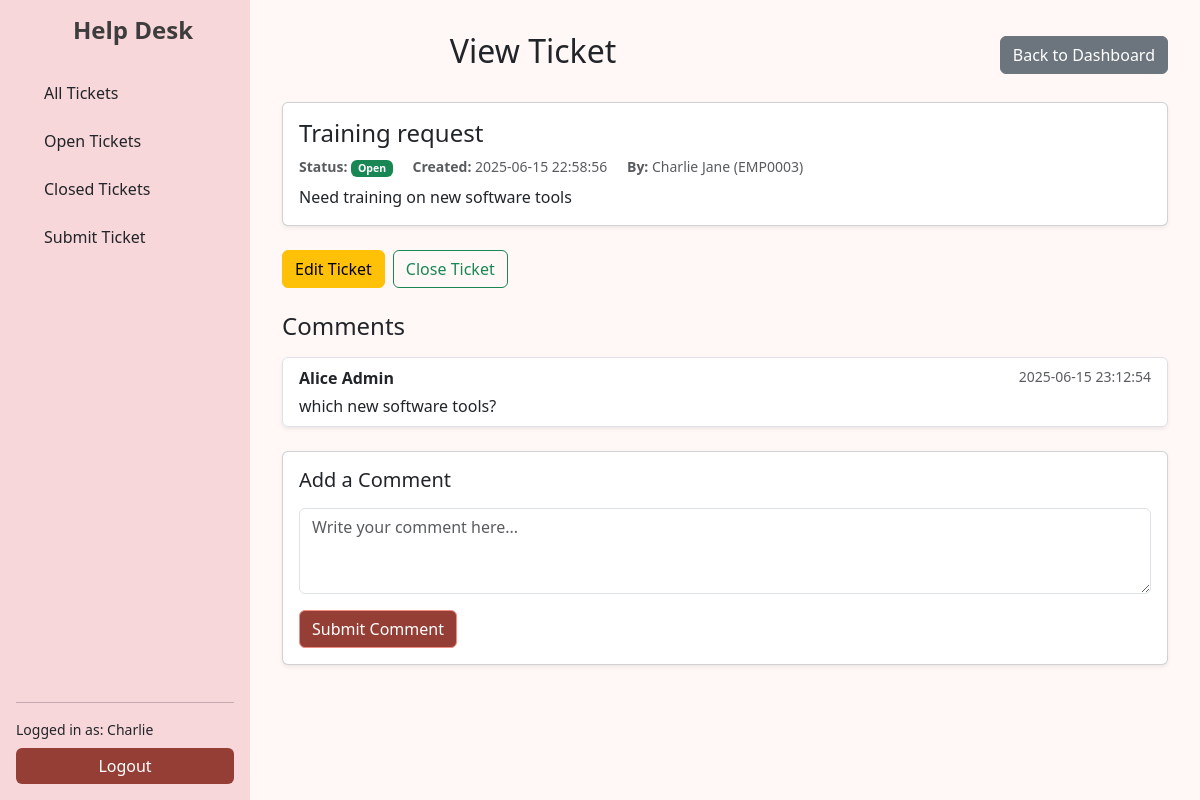
/ticket/19 (signed in), run on an earlier commit of the app's database.
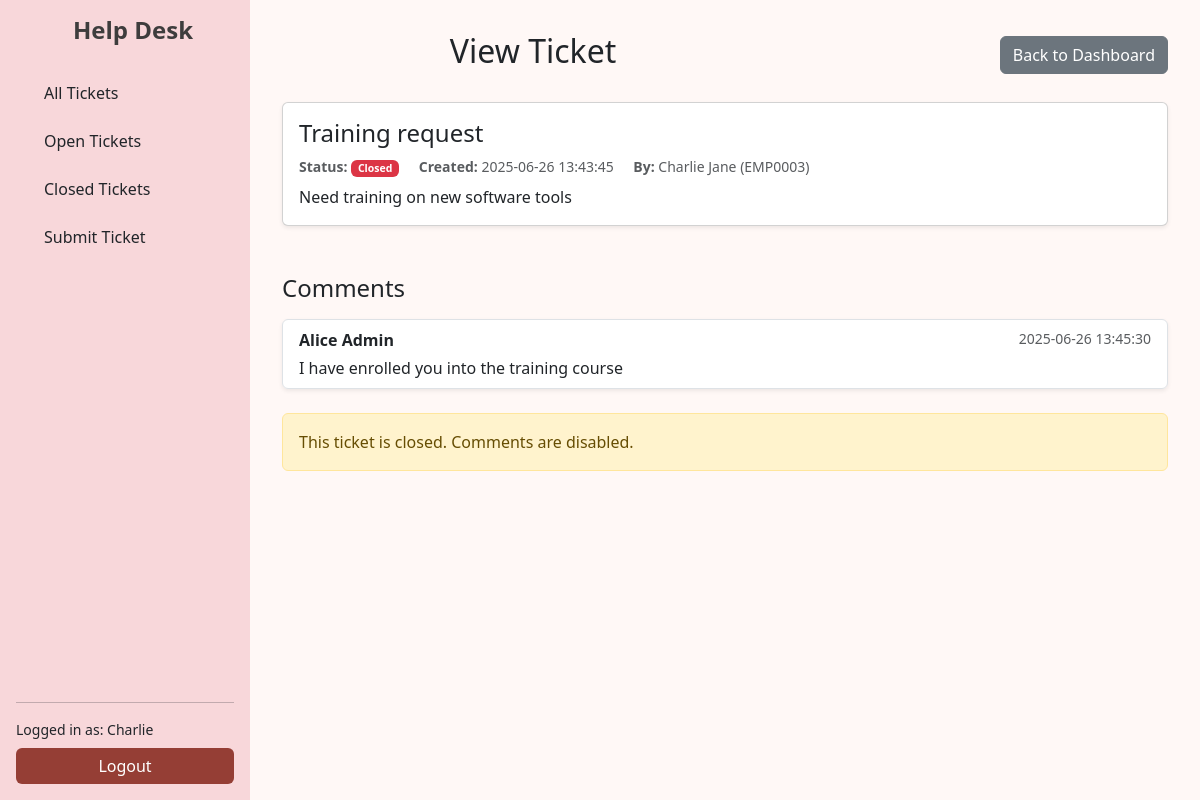
And on a later commit of the database.
### tables this page shows
CREATE TABLE tickets (
    id INTEGER PRIMARY KEY AUTOINCREMENT,
    title TEXT NOT NULL,
    description TEXT NOT NULL,
    status TEXT DEFAULT 'Open',
    user_id INTEGER,
    created_at TIMESTAMP DEFAULT CURRENT_TIMESTAMP,
    updated_at TIMESTAMP DEFAULT CURRENT_TIMESTAMP,
    FOREIGN KEY (user_id) REFERENCES users(id) ON DELETE CASCADE
);

CREATE TABLE comments (
    id INTEGER PRIMARY KEY AUTOINCREMENT,
    ticket_id INTEGER NOT NULL,
    user_id INTEGER NOT NULL,
    content TEXT NOT NULL,
    created_at TIMESTAMP DEFAULT CURRENT_TIMESTAMP,
    FOREIGN KEY (ticket_id) REFERENCES tickets(id) ON DELETE CASCADE,
    FOREIGN KEY (user_id) REFERENCES users(id) ON DELETE CASCADE
);

### app.py (the view)
@app.route('/ticket/<int:ticket_id>')
def view_ticket(ticket_id):
    if 'user_id' not in session:
        return redirect(url_for('login'))
    db = get_db()
    ticket = db.execute('''
        SELECT t.*,
            u.employee_id,
            u.first_name || ' ' || u.last_name AS creator_name
        FROM tickets t
        JOIN users u ON t.user_id = u.id
        WHERE t.id = ?
    ''', (ticket_id,)).fetchone()
    comments = db.execute('''
        SELECT c.content, c.created_at, u.first_name || ' ' || u.last_name AS author
        FROM comments c
        JOIN users u ON c.user_id = u.id
        WHERE c.ticket_id = ?
        ORDER BY c.created_at
    ''', (ticket_id,)).fetchall()
    return render_template('view_ticket.html', ticket=ticket, comments=comments)

### app.py (called while the page is built)
def connect_db():
    rv = sqlite3.connect(app.config['DATABASE'])
    rv.row_factory = sqlite3.Row
    return rv

def get_db():
    if 'sqlite_db' not in g:
        g.sqlite_db = connect_db()
    return g.sqlite_db

### templates/view_ticket.html (shortened to what this page needs)
{% extends 'base_dashboard.html' %}
{% block content %}
<div class="d-flex align-items-center mb-4">
  <h2 class="me-auto">View Ticket</h2>
  <a href="{{ url_for('dashboard') }}" class="btn btn-secondary">Back to Dashboard</a>
</div>
<div class="card shadow-sm mb-4">
  <div class="card-body">
    <h4 class="mb-2">{{ ticket['title'] }}</h4>
    <div class="mb-2 text-muted small">
      <span class="me-3"><strong>Status:</strong>
        <span class="badge {{ 'bg-danger' if ticket['status'] == 'Closed' else 'bg-success' }}">
          {{ ticket['status'] }}
        </span>
      </span>
      <span class="me-3"><strong>Created:</strong> {{ ticket['created_at'] }}</span>
      <span><strong>By:</strong> {{ ticket['creator_name'] }} ({{ ticket['employee_id'] }})</span>
    </div>
    <p class="mb-0">{{ ticket['description'] }}</p>
  </div>
</div>
<div class="d-flex flex-wrap gap-2 mb-4">
  {% if session['user_id'] == ticket['user_id'] or session['role'] == 'admin' %}
    {% if ticket['status'] != 'Closed' %}
      <a href="{{ url_for('edit_ticket', ticket_id=ticket['id']) }}" class="btn btn-warning">Edit Ticket</a>
    {% endif %}
      {% if ticket['status'] != 'Closed' %}
        <form method="POST" action="{{ url_for('close_ticket', ticket_id=ticket['id']) }}" class="m-0">
          <button type="submit" class="btn btn-outline-success">Close Ticket</button>
        </form>
      {% endif %}
  {% endif %}
</div>
<div class="mb-4">
  <h4 class="mb-3">Comments</h4>
  {% if comments %}
    <ul class="list-group shadow-sm">
      {% for comment in comments %}
        <li class="list-group-item">
          <div class="d-flex justify-content-between mb-1">
            <strong>{{ comment['author'] }}</strong>
            <small class="text-muted">{{ comment['created_at'] }}</small>
          </div>
          <div>{{ comment['content'] }}</div>
        </li>
      {% endfor %}
    </ul>
  {% else %}
    <div class="alert alert-info">No comments yet.</div>
  {% endif %}
</div>
{% if ticket['status'] != 'Closed' %}
  <div class="card shadow-sm">
    <div class="card-body">
      <h5 class="card-title mb-3">Add a Comment</h5>
      <form method="POST" action="{{ url_for('add_comment', ticket_id=ticket['id']) }}">
        <div class="mb-3">
          <textarea class="form-control" name="content" rows="3" placeholder="Write your comment here..." required></textarea>
        </div>
        <button type="submit" class="btn btn-primary">Submit Comment</button>
      </form>
    </div>
  </div>
{% else %}
  <div class="alert alert-warning">This ticket is closed. Comments are disabled.</div>
{% endif %}
{% endblock %}

What changed in the data, as far as the page shows it:
no longer on this page (row edited): comments: author "Alice Admin", created_at "2025-06-15 23:12:54", content "which new software tools?"
changed tickets "Training request": status "Open" → "Closed"; created_at "2025-06-15 22:58:56" → "2025-06-26 13:43:45"
now on this page (row edited): comments: author "Alice Admin", created_at "2025-06-26 13:45:30", content "I have enrolled you into the training course"
Also different on the page:
text no longer shown: "Edit Ticket Close Ticket Add a Comment Submit Comment"
text now shown: "This ticket is closed. Comments are disabled."
